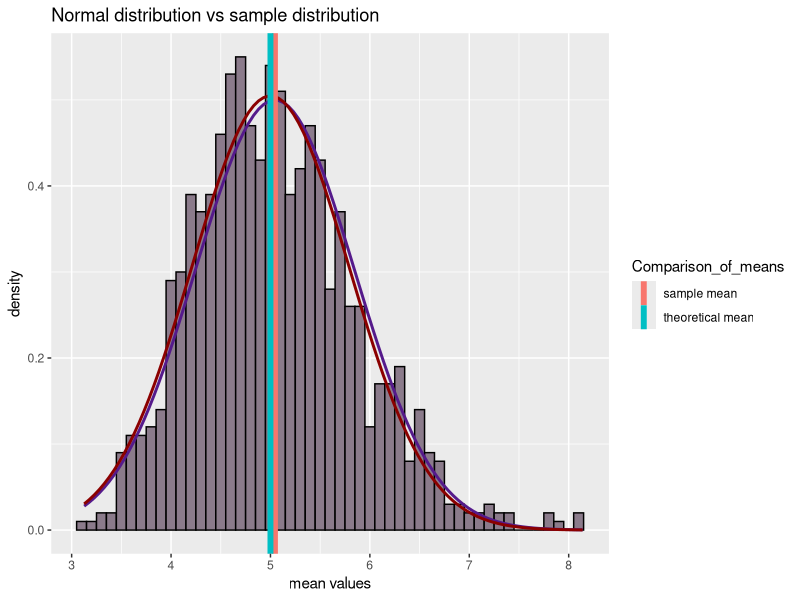

This chart was generated by the following R code:
library(ggplot2)
set.seed(10)

lambda <- 0.2
sample_size <- 40
simulations <- 1000

simulation_1 <- NULL

for(i in 1:simulations) 
{
  simulation_1 <- c(simulation_1, mean(rexp(sample_size, lambda)))
}

means <- data.frame (Comparison_of_means = c("sample mean","theoretical mean"), values = c(mean(simulation_1), 1/lambda))

g3 <- ggplot(data.frame(simulation_1),aes(x=simulation_1))
g3 <- g3+xlab("mean values")
g3 <- g3 + geom_histogram(binwidth = 0.1, colour = "black", fill = "thistle4", aes(y=..density..))
g3 <- g3 + stat_function(fun = dnorm, args = list(mean = mean(simulation_1), sd = sqrt(var(simulation_1))),col = "purple4",size = 1)+ stat_function(fun = dnorm, args = list(mean = 1/lambda, sd = sqrt((1/lambda)^2/sample_size)),col = "darkred",size = 1)
g3 <- g3 + ggtitle("Normal distribution vs sample distribution")
g3 <- g3+geom_vline(data = means,aes(xintercept=values, col=Comparison_of_means),size=2)
print (g3)